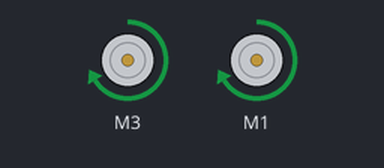
Simulated run of this sketch. Board: Arduino Uno, built with avr-gcc and run on an emulated ATmega328P. Parts: 2 × DC motor (green arrow = forward, orange = backward, longer = faster).

Above: at 0.5 s.
Timing chart, 0 to 4.6 s (numbered marks = the images above):
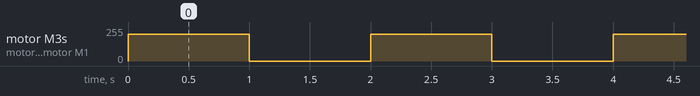

Measured:
- by itself, motor M3, motor M1: alternates forward 200/255 for 1.0 s and stopped for 1.0 s

The sketch:

B3_Drive_S1.ino.ino
```cpp
#include <Wire.h>
#include <Adafruit_MotorShield.h>

// Create the motor shield object with the default I2C address
Adafruit_MotorShield AFMS = Adafruit_MotorShield ();

// Define Constants
#define TESTTIME 1000

const byte SPEED = 200; // Default speed for motors

// Define 'ports' for motors.
const byte LEFTMOTORPORT = 3;
const byte RIGHTMOTORPORT = 1;
// Create pointers to motor control objects
Adafruit_DCMotor *motorLeft = AFMS.getMotor(LEFTMOTORPORT);
Adafruit_DCMotor *motorRight = AFMS.getMotor(RIGHTMOTORPORT);

void setup(void){
  AFMS.begin();  // create with the default frequency 1.6KHz
  // Turn off all motors to start, just a good habit
  motorLeft->run(RELEASE);
  motorRight->run(RELEASE);
}

void loop(void){

 // delay(2000); // Delay for two seconds to give time to place the robot.

    motorLeft->setSpeed(SPEED);  // Set both speeds
    motorRight->setSpeed(SPEED);
    motorLeft->run(FORWARD);
    motorRight->run(FORWARD);
delay(TESTTIME);  // Run for 1 second
     // Turn off all motors
    motorLeft->run(RELEASE);
    motorRight->run(RELEASE);
      delay(TESTTIME);  // Do not drive the motors for 1 second
}
```
